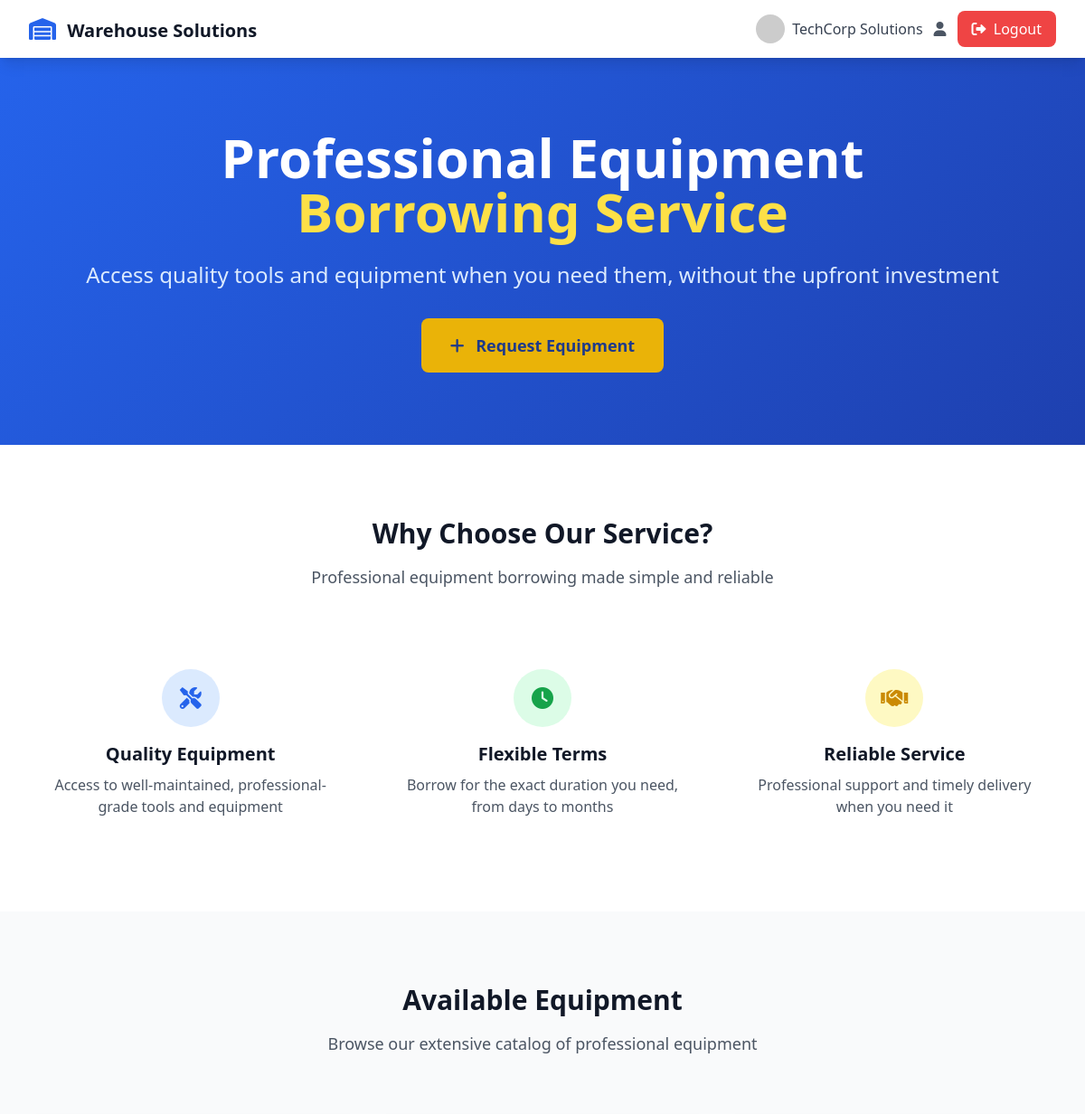
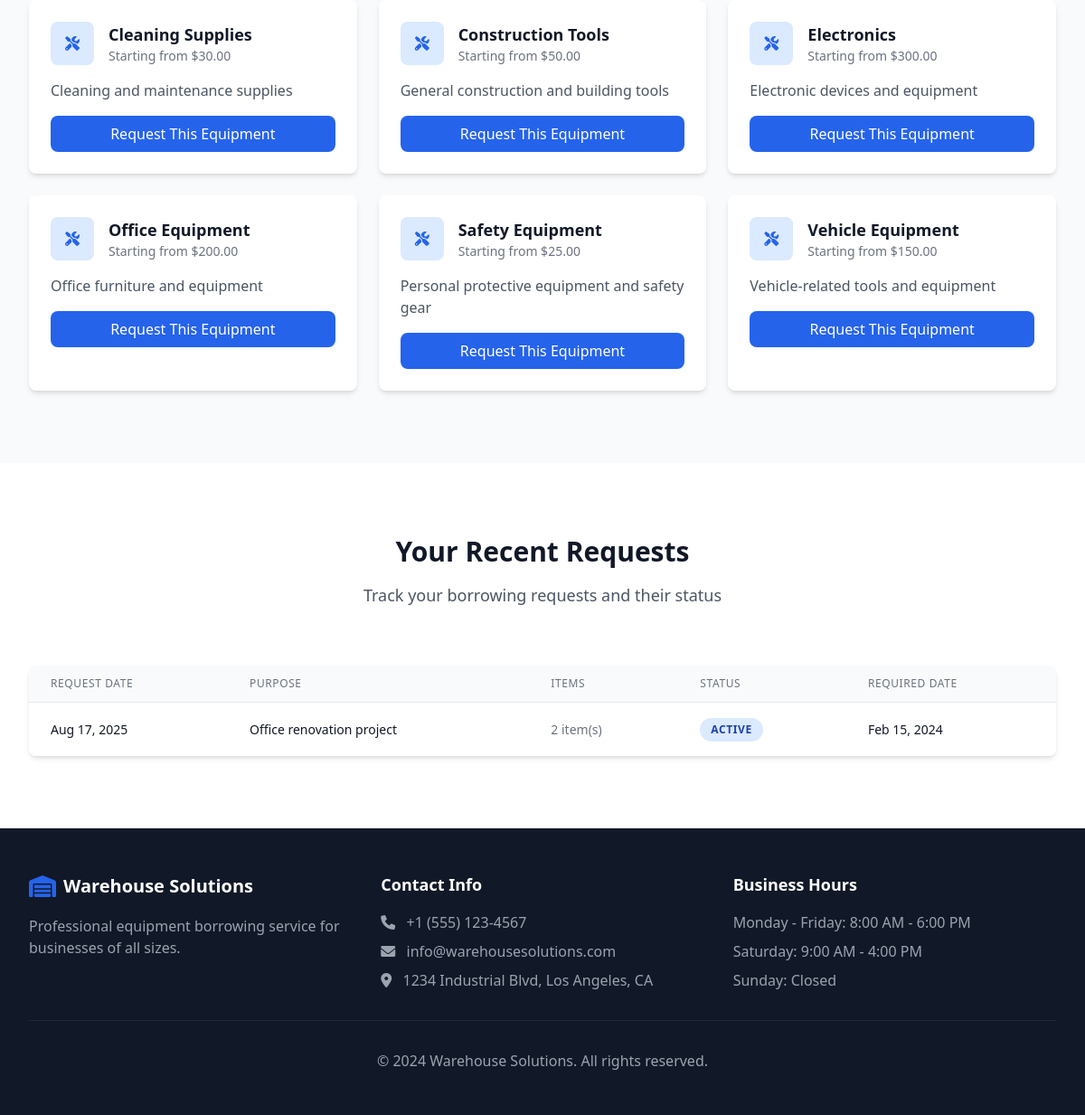
Page /customer-side/index.php (signed in) on the committed database (2 pictures, top to bottom).
### tables this page shows
CREATE TABLE Customer (
    id INT PRIMARY KEY AUTO_INCREMENT,
    name VARCHAR(100),
    email VARCHAR(100) UNIQUE,
    password_hash VARCHAR(255),
    phone VARCHAR(20),
    address TEXT,
    customer_type ENUM('retail', 'wholesale', 'corporate', 'government') DEFAULT 'retail',
    location_type ENUM('local', 'regional', 'national', 'international') DEFAULT 'local',
    contact_person VARCHAR(100),
    alt_phone VARCHAR(20),
    credit_limit DECIMAL(10,2) DEFAULT 0.00,
    payment_terms ENUM('net-30', 'net-60', 'cod', 'advance') DEFAULT 'net-30',
    billing_address TEXT,
    shipping_address TEXT,
    status ENUM('active', 'inactive', 'vip', 'suspended') DEFAULT 'active',
    created_at DATETIME DEFAULT CURRENT_TIMESTAMP
);

CREATE TABLE Borrowing_Item_Types (
    id INT PRIMARY KEY AUTO_INCREMENT,
    name VARCHAR(100),
    description TEXT,
    unit VARCHAR(50),
    estimated_value DECIMAL(10,2),
    created_at DATETIME DEFAULT CURRENT_TIMESTAMP
);

CREATE TABLE Borrowing_Request (
    id INT PRIMARY KEY AUTO_INCREMENT,
    customer_id INT,
    employee_id INT,
    location_id INT,
    request_date DATETIME DEFAULT CURRENT_TIMESTAMP,
    required_date DATETIME,
    purpose TEXT,
    status ENUM('pending', 'approved', 'rejected', 'active', 'returned', 'overdue') DEFAULT 'pending',
    approved_by INT,
    approved_date DATETIME,
    notes TEXT,
    FOREIGN KEY (customer_id) REFERENCES Customer(id),
    FOREIGN KEY (employee_id) REFERENCES Employee(id),
    FOREIGN KEY (location_id) REFERENCES Location(id),
    FOREIGN KEY (approved_by) REFERENCES Admin(id)
);

### customer-side/index.php (the view, shortened to what this page needs)
<?php
require_once '../includes/config.php';
$isLoggedIn = isset($_SESSION['customer_id']);
$customer = null;
if ($isLoggedIn) {
    $stmt = $pdo->prepare("SELECT * FROM Customer WHERE id = ?");
    $stmt->execute([$_SESSION['customer_id']]);
    $customer = $stmt->fetch();
}
$itemTypesStmt = $pdo->query("SELECT * FROM Borrowing_Item_Types ORDER BY name");
$itemTypes = $itemTypesStmt->fetchAll();
$recentRequests = [];
if ($isLoggedIn) {
    $stmt = $pdo->prepare("
        SELECT br.*, COUNT(bi.id) as item_count
        FROM Borrowing_Request br
        LEFT JOIN Borrowing_Items bi ON br.id = bi.borrowing_request_id
        WHERE br.customer_id = ?
        GROUP BY br.id
        ORDER BY br.request_date DESC
        LIMIT 5
    ");
    $stmt->execute([$_SESSION['customer_id']]);
    $recentRequests = $stmt->fetchAll();
}
?>
<!DOCTYPE html>
<html lang="en">
<head>
    <script src="https://cdn.tailwindcss.com"></script>
    <link href="https://cdnjs.cloudflare.com/ajax/libs/font-awesome/6.0.0/css/all.min.css" rel="stylesheet">
    <link rel="stylesheet" href="style.css">
</head>
<body class="bg-gray-50">
    <nav class="bg-white shadow-lg sticky top-0 z-40">
        <div class="max-w-7xl mx-auto px-4 sm:px-6 lg:px-8">
            <div class="flex justify-between h-16">
                <div class="flex items-center">
                    <div class="flex-shrink-0">
                        <i class="fas fa-warehouse text-2xl text-primary mr-2"></i>
                        <span class="text-xl font-bold text-gray-900">Warehouse Solutions</span>
                    </div>
                </div>
                <div class="flex items-center space-x-4">
                    <?php if ($isLoggedIn): ?>
                        <div class="flex items-center space-x-3">
                            <div class="flex items-center space-x-2">
                                <img class="h-8 w-8 rounded-full" src="https://ui-avatars.com/api/?name=<?php echo urlencode($customer['name']); ?>&background=2563EB&color=fff" alt="">
                                <span class="text-gray-700 font-medium"><?php echo htmlspecialchars($customer['name']); ?></span>
                            </div>
                            <button onclick="showProfile()" class="text-gray-600 hover:text-primary">
                                <i class="fas fa-user"></i>
                            </button>
                            <button onclick="logout()" class="bg-red-500 text-white px-4 py-2 rounded-lg hover:bg-red-600 transition-colors">
                                <i class="fas fa-sign-out-alt mr-1"></i> Logout
                            </button>
                        </div>
                    <?php else: ?>
                        <button onclick="showLogin()" class="text-primary hover:text-secondary font-medium">Login</button>
                        <button onclick="showRegister()" class="bg-primary text-white px-4 py-2 rounded-lg hover:bg-secondary transition-colors">Sign Up</button>
                    <?php endif; ?>
                </div>
            </div>
        </div>
    </nav>
    <section class="hero-gradient text-white">
        <div class="max-w-7xl mx-auto px-4 sm:px-6 lg:px-8 py-20">
            <div class="text-center">
                <h1 class="text-4xl md:text-6xl font-bold mb-6">
                    Professional Equipment <br>
                    <span class="text-yellow-300">Borrowing Service</span>
                </h1>
                <p class="text-xl md:text-2xl mb-8 text-blue-100">
                    Access quality tools and equipment when you need them, without the upfront investment
                </p>
                <?php if ($isLoggedIn): ?>
                    <button onclick="showBorrowRequest()" class="bg-yellow-500 text-blue-900 px-8 py-4 rounded-lg text-lg font-semibold hover:bg-yellow-400 transition-colors btn-pulse">
                        <i class="fas fa-plus mr-2"></i> Request Equipment
                    </button>
                <?php else: ?>
                    <button onclick="showRegister()" class="bg-yellow-500 text-blue-900 px-8 py-4 rounded-lg text-lg font-semibold hover:bg-yellow-400 transition-colors">
                        Get Started Today
                    </button>
                <?php endif; ?>
            </div>
        </div>
    </section>
    <section class="py-20 bg-white">
        <div class="max-w-7xl mx-auto px-4 sm:px-6 lg:px-8">
            <div class="text-center mb-16">
                <h2 class="text-3xl font-bold text-gray-900 mb-4">Why Choose Our Service?</h2>
                <p class="text-lg text-gray-600">Professional equipment borrowing made simple and reliable</p>
            </div>
            <div class="grid grid-cols-1 md:grid-cols-3 gap-8">
                <div class="text-center p-6">
                    <div class="bg-blue-100 rounded-full w-16 h-16 flex items-center justify-center mx-auto mb-4 feature-icon">
                        <i class="fas fa-tools text-2xl text-primary"></i>
                    </div>
                    <h3 class="text-xl font-semibold text-gray-900 mb-2">Quality Equipment</h3>
                    <p class="text-gray-600">Access to well-maintained, professional-grade tools and equipment</p>
                </div>
                <div class="text-center p-6">
                    <div class="bg-green-100 rounded-full w-16 h-16 flex items-center justify-center mx-auto mb-4 feature-icon">
                        <i class="fas fa-clock text-2xl text-green-600"></i>
                    </div>
                    <h3 class="text-xl font-semibold text-gray-900 mb-2">Flexible Terms</h3>
                    <p class="text-gray-600">Borrow for the exact duration you need, from days to months</p>
                </div>
                <div class="text-center p-6">
                    <div class="bg-yellow-100 rounded-full w-16 h-16 flex items-center justify-center mx-auto mb-4 feature-icon">
                        <i class="fas fa-handshake text-2xl text-yellow-600"></i>
                    </div>
                    <h3 class="text-xl font-semibold text-gray-900 mb-2">Reliable Service</h3>
                    <p class="text-gray-600">Professional support and timely delivery when you need it</p>
                </div>
            </div>
        </div>
    </section>
    <section class="py-20 bg-gray-50">
        <div class="max-w-7xl mx-auto px-4 sm:px-6 lg:px-8">
            <div class="text-center mb-16">
                <h2 class="text-3xl font-bold text-gray-900 mb-4">Available Equipment</h2>
                <p class="text-lg text-gray-600">Browse our extensive catalog of professional equipment</p>
            </div>
            <div class="grid grid-cols-1 md:grid-cols-2 lg:grid-cols-3 gap-6">
                <?php foreach ($itemTypes as $itemType): ?>
                <div class="bg-white rounded-lg shadow-md hover:shadow-lg transition-shadow p-6 equipment-card">
                    <div class="flex items-center mb-4">
                        <div class="bg-blue-100 rounded-lg w-12 h-12 flex items-center justify-center mr-4 feature-icon">
                            <i class="fas fa-tools text-primary"></i>
                        </div>
                        <div>
                            <h3 class="text-lg font-semibold text-gray-900"><?php echo htmlspecialchars($itemType['name']); ?></h3>
                            <p class="text-sm text-gray-500">Starting from $<?php echo number_format($itemType['estimated_value'], 2); ?></p>
                        </div>
                    </div>
                    <p class="text-gray-600 mb-4"><?php echo htmlspecialchars($itemType['description']); ?></p>
                    <?php if ($isLoggedIn): ?>
                        <button onclick="requestItemType(<?php echo $itemType['id']; ?>, '<?php echo htmlspecialchars($itemType['name']); ?>')"
                                class="w-full bg-primary text-white py-2 rounded-lg hover:bg-secondary transition-colors">
                            Request This Equipment
                        </button>
                    <?php else: ?>
                        <button onclick="showLogin()" class="w-full bg-gray-200 text-gray-700 py-2 rounded-lg hover:bg-gray-300 transition-colors">
                            Login to Request
                        </button>
                    <?php endif; ?>
                </div>
                <?php endforeach; ?>
            </div>
        </div>
    </section>
    <?php if ($isLoggedIn && !empty($recentRequests)): ?>
    <section class="py-20 bg-white">
        <div class="max-w-7xl mx-auto px-4 sm:px-6 lg:px-8">
            <div class="text-center mb-16">
                <h2 class="text-3xl font-bold text-gray-900 mb-4">Your Recent Requests</h2>
                <p class="text-lg text-gray-600">Track your borrowing requests and their status</p>
            </div>
            <div class="bg-white rounded-lg shadow-md overflow-hidden">
                <div class="table-responsive">
                    <table class="min-w-full divide-y divide-gray-200">
                        <thead class="bg-gray-50">
                            <tr>
                                <th class="px-6 py-3 text-left text-xs font-medium text-gray-500 uppercase tracking-wider">Request Date</th>
                                <th class="px-6 py-3 text-left text-xs font-medium text-gray-500 uppercase tracking-wider">Purpose</th>
                                <th class="px-6 py-3 text-left text-xs font-medium text-gray-500 uppercase tracking-wider">Items</th>
                                <th class="px-6 py-3 text-left text-xs font-medium text-gray-500 uppercase tracking-wider">Status</th>
                                <th class="px-6 py-3 text-left text-xs font-medium text-gray-500 uppercase tracking-wider">Required Date</th>
                            </tr>
                        </thead>
                        <tbody class="bg-white divide-y divide-gray-200">
                            <?php foreach ($recentRequests as $request): ?>
                            <tr class="hover:bg-gray-50">
                                <td class="px-6 py-4 whitespace-nowrap text-sm text-gray-900">
                                    <?php echo date('M j, Y', strtotime($request['request_date'])); ?>
                                </td>
                                <td class="px-6 py-4 text-sm text-gray-900">
                                    <?php echo htmlspecialchars($request['purpose']); ?>
                                </td>
                                <td class="px-6 py-4 whitespace-nowrap text-sm text-gray-500">
                                    <?php echo $request['item_count']; ?> item(s)
                                </td>
                                <td class="px-6 py-4 whitespace-nowrap">
                                    <?php
                                    $statusColors = [
                                        'pending' => 'status-pending',
                                        'approved' => 'status-approved',
                                        'rejected' => 'status-rejected',
                                        'active' => 'status-active',
                                        'returned' => 'status-returned',
                                        'overdue' => 'status-overdue'
                                    ];
                                    $statusClass = $statusColors[$request['status']] ?? 'status-pending';
                                    ?>
                                    <span class="status-badge <?php echo $statusClass; ?>">
                                        <?php echo ucfirst($request['status']); ?>
                                    </span>
                                </td>
                                <td class="px-6 py-4 whitespace-nowrap text-sm text-gray-900">
                                    <?php echo date('M j, Y', strtotime($request['required_date'])); ?>
                                </td>
                            </tr>
                            <?php endforeach; ?>
                        </tbody>
                    </table>
                </div>
            </div>
        </div>
    </section>
    <?php endif; ?>
    <footer class="bg-gray-900 text-white py-12">
        <div class="max-w-7xl mx-auto px-4 sm:px-6 lg:px-8">
            <div class="grid grid-cols-1 md:grid-cols-3 gap-8">
                <div>
                    <div class="flex items-center mb-4">
                        <i class="fas fa-warehouse text-2xl text-primary mr-2"></i>
                        <span class="text-xl font-bold">Warehouse Solutions</span>
                    </div>
                    <p class="text-gray-400">Professional equipment borrowing service for businesses of all sizes.</p>
                </div>
                <div>
                    <h3 class="text-lg font-semibold mb-4">Contact Info</h3>
                    <div class="space-y-2 text-gray-400">
                        <p><i class="fas fa-phone mr-2"></i> +1 (555) 123-4567</p>
                        <p><i class="fas fa-envelope mr-2"></i> info@warehousesolutions.com</p>
                        <p><i class="fas fa-map-marker-alt mr-2"></i> 1234 Industrial Blvd, Los Angeles, CA</p>
                    </div>
                </div>
                <div>
                    <h3 class="text-lg font-semibold mb-4">Business Hours</h3>
                    <div class="space-y-2 text-gray-400">
                        <p>Monday - Friday: 8:00 AM - 6:00 PM</p>
                        <p>Saturday: 9:00 AM - 4:00 PM</p>
                        <p>Sunday: Closed</p>
                    </div>
                </div>
            </div>
            <div class="border-t border-gray-800 mt-8 pt-8 text-center">
                <p class="text-gray-400">&copy; 2024 Warehouse Solutions. All rights reserved.</p>
            </div>
        </div>
    </footer>
</body>
</html>

### customer-side/style.css (style rules this page uses)
* { transition: all 0.2s ease-in-out; }
.hero-gradient { background: linear-gradient(-45deg, #2563EB, #1E40AF, #3B82F6, #1D4ED8); background-size: 400% 400%; animation: gradient-shift 15s ease infinite; }
.btn-pulse { animation: pulse 2s infinite; }
.equipment-card { transition: all 0.3s ease; }
.feature-icon { transition: all 0.3s ease; }
.status-badge { display: inline-flex; align-items: center; padding: 0.25rem 0.75rem; border-radius: 9999px; font-size: 0.75rem; font-weight: 600; text-transform: uppercase; letter-spacing: 0.05em; }
.status-active { background-color: #DBEAFE; color: #1E40AF; }
.table-responsive { overflow-x: auto; -webkit-overflow-scrolling: touch; }

### customer-side/index.php (style rules this page uses)
.hero-gradient { background: linear-gradient(135deg, #2563EB 0%, #1E40AF 100%); }

### rows in the picture
customer: name "TechCorp Solutions"
borrowing_item_types: name "Cleaning Supplies", estimated_value "30.00", description "Cleaning and maintenance supplies"
borrowing_item_types: name "Construction Tools", estimated_value "50.00", description "General construction and building tools"
borrowing_item_types: name "Electronics", estimated_value "300.00", description "Electronic devices and equipment"
borrowing_item_types: name "Office Equipment", estimated_value "200.00", description "Office furniture and equipment"
borrowing_item_types: name "Safety Equipment", estimated_value "25.00", description "Personal protective equipment and safety gear"
borrowing_item_types: name "Vehicle Equipment", estimated_value "150.00", description "Vehicle-related tools and equipment"
borrowing_request: request_date "Aug 17, 2025", purpose "Office renovation project", item_count "2", status "ACTIVE", required_date "Feb 15, 2024"
